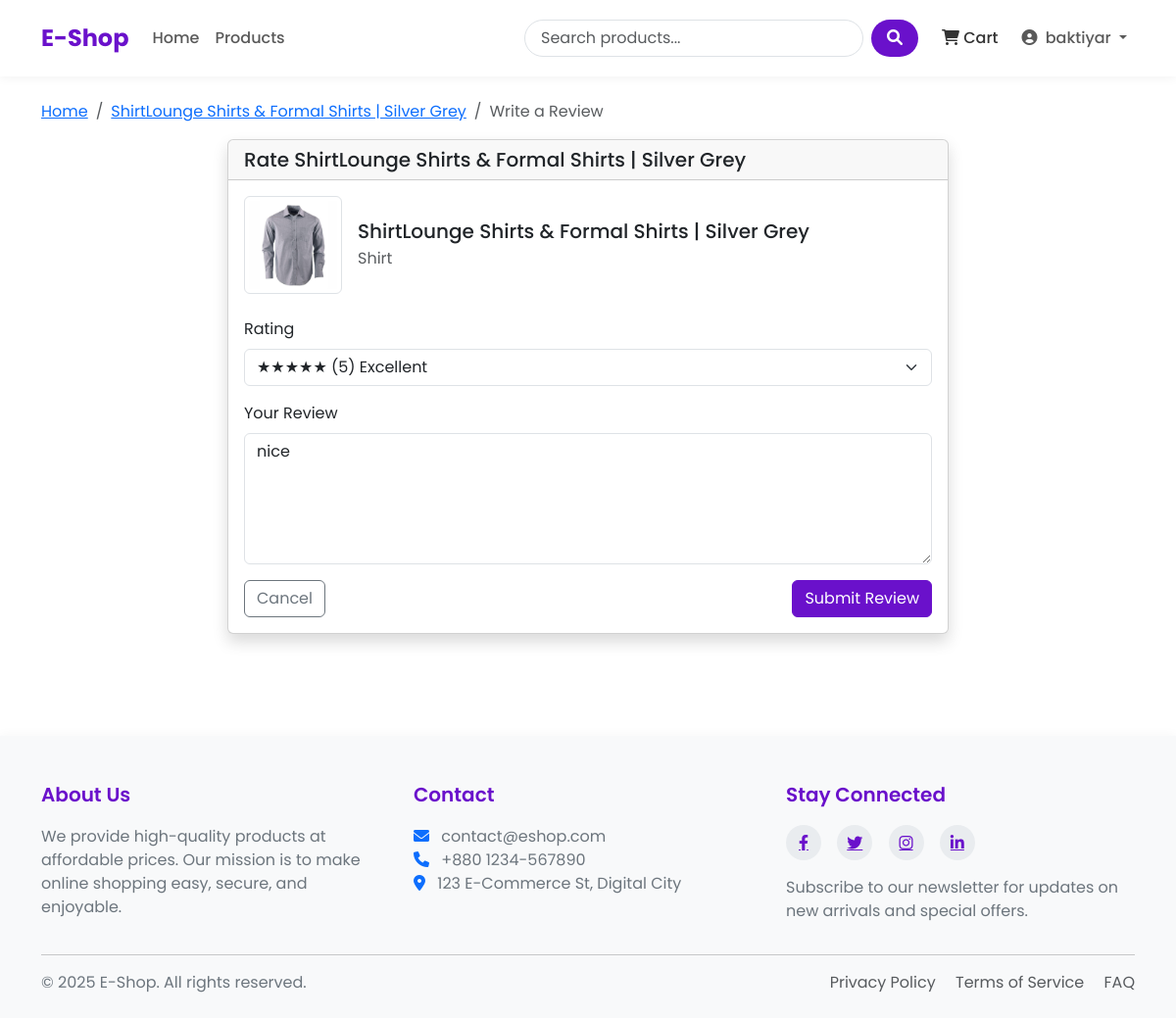
The page /rate/2/ (signed in) on the database its author committed.
### shop/models.py (models this page shows, shortened)
class Product(models.Model):
    name = models.CharField(max_length=100)
    slug = models.SlugField(max_length=100, unique=True)
    category = models.ForeignKey(Category, on_delete=models.CASCADE, related_name ='products')
    description = models.TextField()
    price = models.DecimalField(max_digits=10, decimal_places=2)
    stock = models.PositiveIntegerField(default=1)
    available =  models.BooleanField(default=True)
    created_at = models.DateTimeField(auto_now_add=True)
    updated_at = models.DateTimeField(auto_now=True)
    image = models.ImageField(upload_to= 'products/%Y/%m/%d') # Product will save as (25-02-2025)

class Category(models.Model):
    name = models.CharField(max_length=100)
    slug = models.SlugField(max_length=100, unique=True)
    description = models.TextField(blank= True)
    class Meta:
        verbose_name_plural = 'Categories'

class Rating(models.Model):
    product = models.ForeignKey(Product, on_delete=models.CASCADE, related_name='ratings')
    user = models.ForeignKey(User, on_delete=models.CASCADE)
    rating = models.PositiveSmallIntegerField(validators=[MinValueValidator(1),MaxValueValidator(5)])
    comment = models.TextField()
    created_at = models.DateTimeField(auto_now_add=True)
    class Meta:
        unique_together = ('product', 'user')

### shop/views.py (the view)
# urls.py: path('rate/<int:product_id>/', views.rate_product, name="rate_product"),
@login_required
def rate_product(request, product_id):
    product = get_object_or_404(models.Product, id= product_id)
    order_items = models.OrderItem.objects.filter(
        order__user = request.user,
        product = product,
        order__paid = True,
    )
    if not order_items.exists():
        messages.warning(request, 'You can only rate products you have purchased!')
        return redirect('product_detail', slug=product.slug)
    try:
        rating = models.Rating.objects.get(product=product, user = request.user )
    except models.Rating.DoesNotExist:
        rating = None
    if request.method == 'POST':
        form = RatingForm(request.POST, instance=rating)
        if form.is_valid():
            rating = form.save(commit=False)
            rating.product = product
            rating.user = request.user
            form.save()
            return redirect('product_detail', slug=product.slug)
    else:
        form = RatingForm(instance=rating)
    return render(request, 'shop/rate_product.html', {'form':form,'product':product})

### shop/forms.py
class RatingForm(forms.ModelForm):
    class Meta:
        model = Rating
        fields = ['rating', 'comment']
        widgets = {
            'rating': forms.Select(choices=[(i,i) for i in range(1,6)]),
            'comment': forms.Textarea(attrs={'rows':4})
        }

### shop/context_processors.py (called while the page is built)
def cart_items_count(request):
    if request.user.is_authenticated:
        try:
            cart = Cart.objects.get(user = request.user)
            return {'cart_items_count': cart.get_total_item()}
        except Cart.DoesNotExist:
            return {'cart_items_count': 0}
    return {'cart_items_count': 0}

### shop/models.py (called while the page is built)
    def get_total_item(self):
        return sum(item.quantity for item in self.items.all())

### templates/shop/rate_product.html (shortened to what this page needs)
{% extends 'base.html' %}
{% block content %}
<nav aria-label="breadcrumb">
    <ol class="breadcrumb">
        <li class="breadcrumb-item"><a href="{% url 'home' %}">Home</a></li>
        <li class="breadcrumb-item"><a href="{% url 'product_detail' product.slug %}">{{ product.name }}</a></li>
        <li class="breadcrumb-item active" aria-current="page">Write a Review</li>
    </ol>
</nav>
<div class="row justify-content-center">
    <div class="col-lg-8">
        <div class="card shadow">
            <div class="card-header">
                <h5 class="mb-0">Rate {{ product.name }}</h5>
            </div>
            <div class="card-body">
                <div class="d-flex align-items-center mb-4">
                    <div class="flex-shrink-0">
                        {% if product.image %}
                        <img src="{{ product.image.url }}" alt="{{ product.name }}"
                             class="img-thumbnail" style="width: 100px; height: 100px; object-fit: cover;">
                        {% else %}
                        <div class="bg-light text-center" style="width: 100px; height: 100px;">
                            <i class="fas fa-image fa-3x text-muted d-flex justify-content-center align-items-center h-100"></i>
                        </div>
                        {% endif %}
                    </div>
                    <div class="flex-grow-1 ms-3">
                        <h5 class="mb-1">{{ product.name }}</h5>
                        <p class="text-muted mb-0">{{ product.category.name }}</p>
                    </div>
                </div>
                <form method="post">
                    <div class="mb-3">
                        <label for="{{ form.rating.id_for_label }}" class="form-label">Rating</label>
                        <select class="form-select {% if form.rating.errors %}is-invalid{% endif %}"
                                id="{{ form.rating.id_for_label }}" name="{{ form.rating.html_name }}" required>
                            <option value="5" {% if form.rating.value == 5 %}selected{% endif %}>★★★★★ (5) Excellent</option>
                        </select>
                    </div>
                    <div class="mb-3">
                        <label for="{{ form.comment.id_for_label }}" class="form-label">Your Review</label>
                        <textarea class="form-control {% if form.comment.errors %}is-invalid{% endif %}"
                                  id="{{ form.comment.id_for_label }}" name="{{ form.comment.html_name }}" rows="5">{{ form.comment.value|default:'' }}</textarea>
                    </div>
                    <div class="d-flex justify-content-between">
                        <a href="{% url 'product_detail' product.slug %}" class="btn btn-outline-secondary">Cancel</a>
                        <button type="submit" class="btn btn-primary">Submit Review</button>
                    </div>
                </form>
            </div>
        </div>
    </div>
</div>
{% endblock %}

### templates/base.html (shortened to what this page needs)
<!DOCTYPE html>
<html lang="en">
<head>
    <link href="https://cdn.jsdelivr.net/npm/bootstrap@5.3.0/dist/css/bootstrap.min.css" rel="stylesheet">
    <link rel="stylesheet" href="https://cdnjs.cloudflare.com/ajax/libs/font-awesome/6.0.0/css/all.min.css">
    {% load static %}
</head>
<body>
    <header>
    {% block navbar %}
            <nav class="navbar navbar-expand-lg navbar-light bg-white">
            <div class="container">
                <a class="navbar-brand" href="{% url 'home' %}">E-Shop</a>
                <div class="collapse navbar-collapse" id="navbarNav">
                    <ul class="navbar-nav me-auto mb-2 mb-lg-0">
                        <li class="nav-item {% if request.path == '/' %}active{% endif %}">
                            <a class="nav-link" href="{% url 'home' %}">Home</a>
                        </li>
                        <li class="nav-item {% if '/products/' in request.path %}active{% endif %}">
                            <a class="nav-link" href="{% url 'product_list' %}">Products</a>
                        </li>
                    </ul>
                    <form class="d-flex search-box me-3" action="{% url 'product_list' %}" method="get">
                        <input class="form-control search-input me-2" type="search" name="search" placeholder="Search products..." aria-label="Search">
                        <button class="btn search-btn" type="submit">
                            <i class="fas fa-search"></i>
                        </button>
                    </form>
                    <ul class="navbar-nav">
                        <li class="nav-item me-2">
                            <a class="nav-link cart-btn" href="{% url 'cart_detail' %}">
                                <i class="fas fa-shopping-cart"></i> Cart
                            </a>
                        </li>
                        {% if user.is_authenticated %}
                            <li class="nav-item dropdown">
                                <a class="nav-link dropdown-toggle" href="#" id="navbarDropdown" role="button"
                                   data-bs-toggle="dropdown" aria-expanded="false">
                                    <i class="fas fa-user-circle me-1"></i> {{ user.username }}
                                </a>
                            </li>
                        {% endif %}
                    </ul>
                </div>
            </div>
        </nav>
    {% endblock  %}
    </header>
    <main class="container my-4">
        {% block content %}{% endblock %}
    </main>
    <footer>
        <div class="container">
            <div class="row">
                <div class="col-md-4 mb-4 mb-md-0">
                    <h5>About Us</h5>
                    <p>We provide high-quality products at affordable prices. Our mission is to make online shopping easy, secure, and enjoyable.</p>
                </div>
                <div class="col-md-4 mb-4 mb-md-0">
                    <h5>Contact</h5>
                    <p>
                        <i class="fas fa-envelope me-2 text-primary"></i> contact@eshop.com<br>
                        <i class="fas fa-phone me-2 text-primary"></i> +880 1234-567890<br>
                        <i class="fas fa-map-marker-alt me-2 text-primary"></i> 123 E-Commerce St, Digital City
                    </p>
                </div>
                <div class="col-md-4">
                    <h5>Stay Connected</h5>
                    <div class="social-icons mb-3">
                        <a href="#"><i class="fab fa-facebook-f"></i></a>
                        <a href="#"><i class="fab fa-twitter"></i></a>
                        <a href="#"><i class="fab fa-instagram"></i></a>
                        <a href="#"><i class="fab fa-linkedin-in"></i></a>
                    </div>
                    <p>Subscribe to our newsletter for updates on new arrivals and special offers.</p>
                </div>
            </div>
            <hr>
            <div class="row mt-3">
                <div class="col-md-6 mb-2 mb-md-0">
                    <p class="mb-0">&copy; {% now "Y" %} E-Shop. All rights reserved.</p>
                </div>
                <div class="col-md-6 text-md-end">
                    <p class="mb-0">
                        <a href="#" class="text-decoration-none me-3 text-muted">Privacy Policy</a>
                        <a href="#" class="text-decoration-none me-3 text-muted">Terms of Service</a>
                        <a href="#" class="text-decoration-none text-muted">FAQ</a>
                    </p>
                </div>
            </div>
        </div>
    </footer>
</body>
</html>

### templates/base.html (style rules this page uses)
:root { --primary-color: #6a11cb; --primary-dark: #5a0cb8; --primary-light: #7c4ddb; --secondary-color: #2575fc; --text-color: #333333; --text-light: #6c757d; --bg-light: #f8f9fa; --border-radius: 10px; --box-shadow: 0 5px 15px rgba(0,0,0,0.08); }
body { font-family: 'Poppins', sans-serif; color: var(--text-color); display: flex; flex-direction: column; min-height: 100vh; }
main { flex: 1; }
.navbar { padding: 1rem 0; box-shadow: 0 2px 10px rgba(0,0,0,0.05); }
.navbar-brand { font-weight: 700; font-size: 1.5rem; color: var(--primary-color); }
.nav-link { font-weight: 500; padding: 0.5rem 1rem; transition: all 0.3s ease; }
.search-box { position: relative; }
.search-input { border-radius: 50px; padding-left: 1rem; border: 1px solid #dee2e6; transition: all 0.3s ease; }
.search-btn { border-radius: 50px; background-color: var(--primary-color); color: white; padding: 0.375rem 1rem; border: none; }
.cart-btn { position: relative; padding: 0.5rem 1rem; color: var(--text-color); transition: all 0.3s ease; }
.btn-primary { background-color: var(--primary-color); border-color: var(--primary-color); }
footer { background-color: var(--bg-light); padding: 3rem 0 1.5rem; margin-top: 5rem; box-shadow: 0 -2px 10px rgba(0,0,0,0.03); }
footer h5 { font-weight: 600; margin-bottom: 1.2rem; color: var(--primary-color); }
footer p { color: var(--text-light); }
.social-icons a { display: inline-flex; align-items: center; justify-content: center; width: 36px; height: 36px; background-color: #e9ecef; color: var(--primary-color); border-radius: 50%; margin-right: 0.75rem; transition: all 0.3s ease; }

### rows shown on the page
Product: name "ShirtLounge Shirts & Formal Shirts | Silver Grey", image (picture), category.name "Shirt"
Rating: comment "nice"

### other values the page prints
{{ user.username }} "baktiyar"
